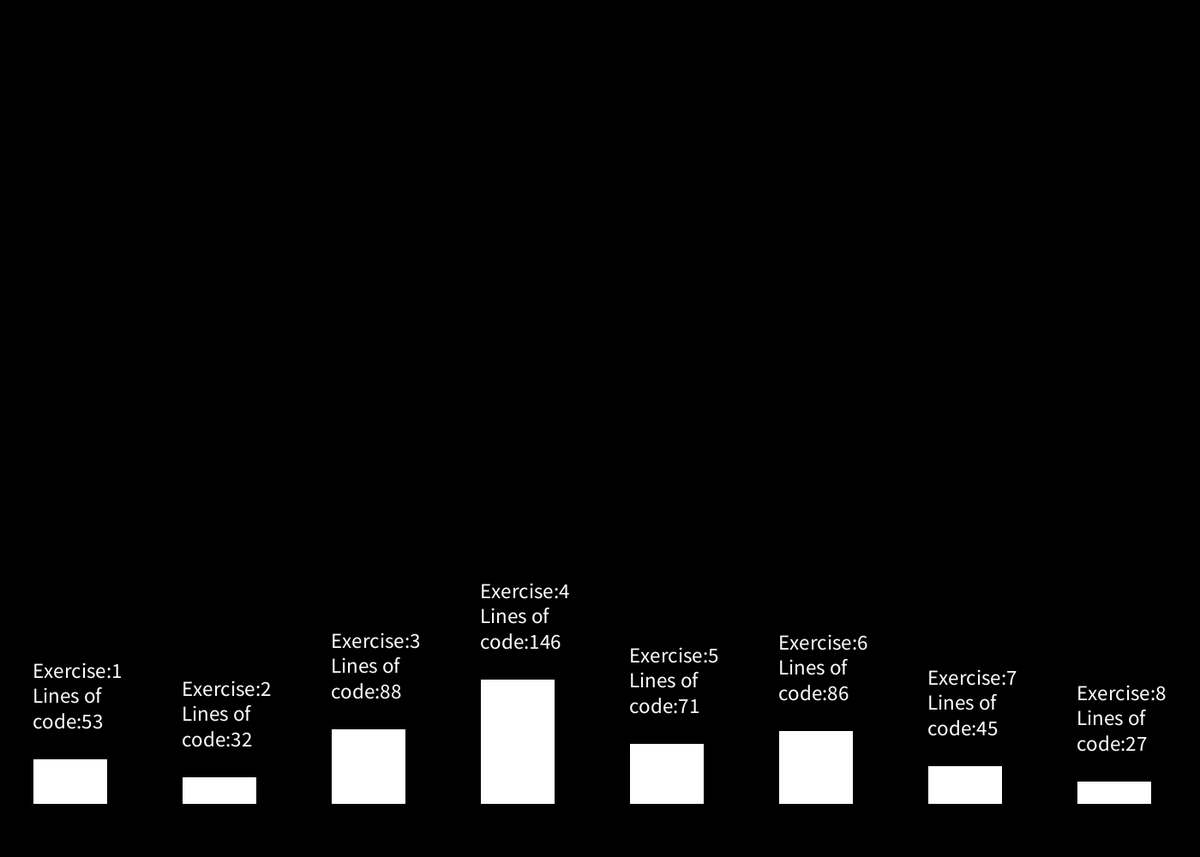
Frame 1 (no input)
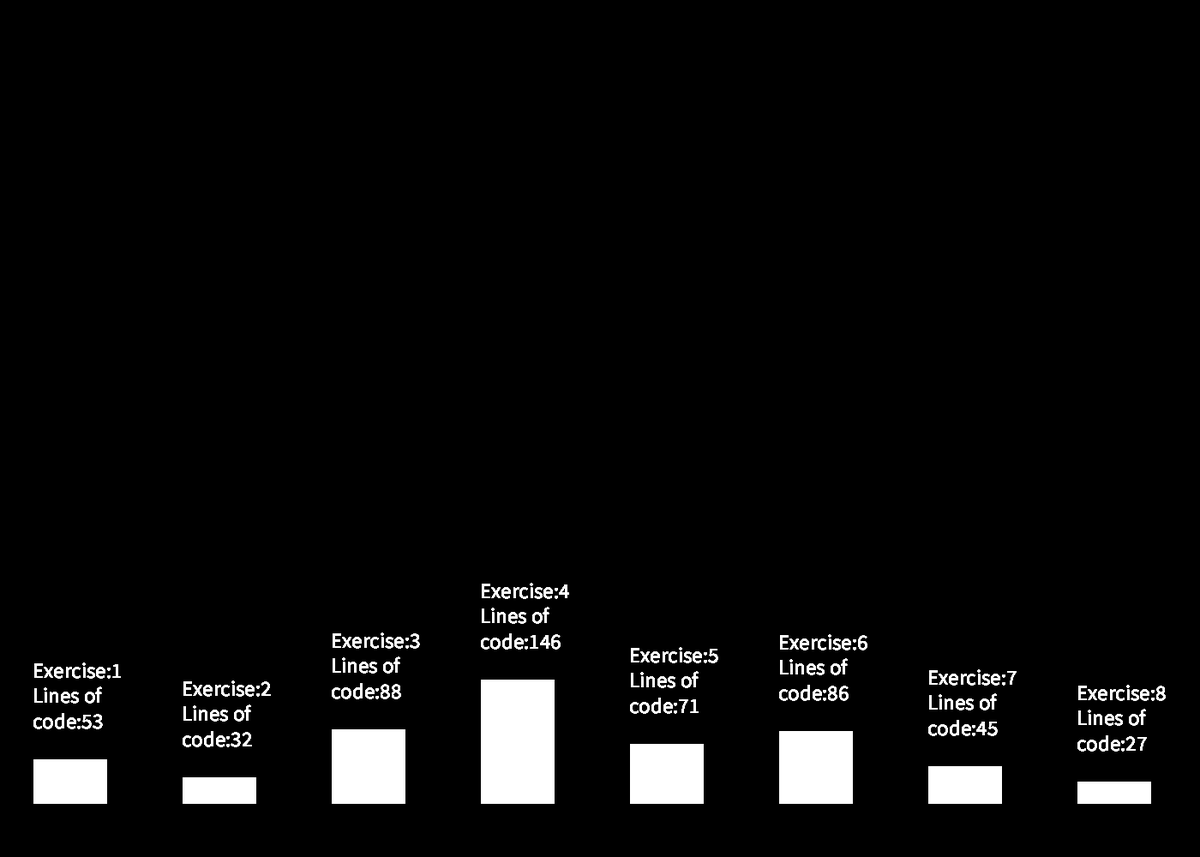
Frame 60 (the mouse pressed at the canvas centre just before this capture)
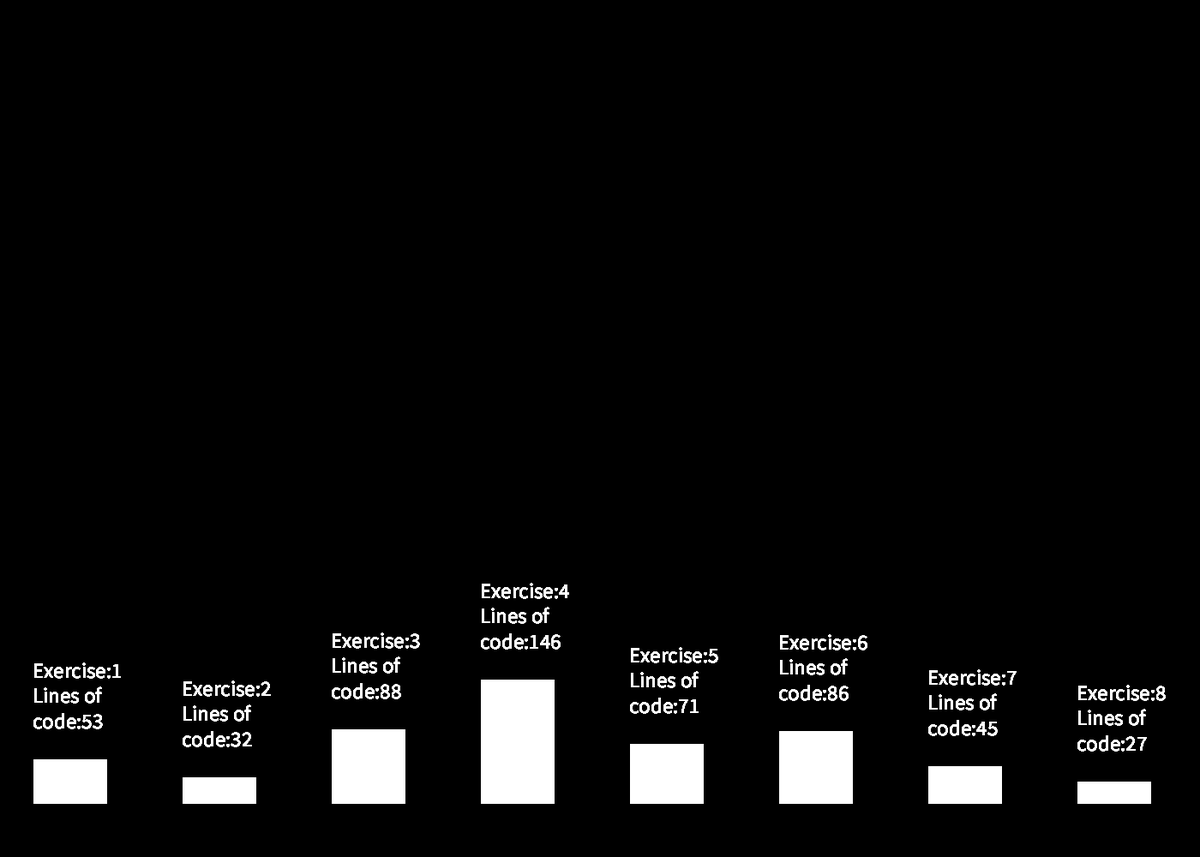
Frame 120 (the mouse held since frame 60 and released just before this capture)

The Processing sketch that drew these frames (run headless with seeded random() and noise(); from frame 60 on, the mouse is pressed at the canvas centre):

// Processing sketch: ex8_data
// ── ex8_data.pde
int[] lines;

void setup(){
  lines = new int[8];
  lines[0] = 53;
  lines[1] = 32;
  lines[2] = 88;
  lines[3] = 14 + 32 + 100;
  lines[4] = 26 + 45;
  lines[5] = 21 + 31 + 15 + 19;
  lines[6] = 45;
  lines[7] = 27;
 
  size(1400,1000);
  background(0, 0, 0);
}

void draw(){
  clear();
  for(int i = 0; i<lines.length; i++){
    rect((width/16)*(i*2-1) + width/16+width/36, height-(height/16)-lines[i], width/16, lines[i]);
    textSize(25);
    text("Exercise:"+(i+1)+"\nLines of\ncode:"+lines[i],
    (width/16)*(i*2-1)+width/16+width/36,
    height-(height/8)-(height/32)-lines[i]);
  }
}
